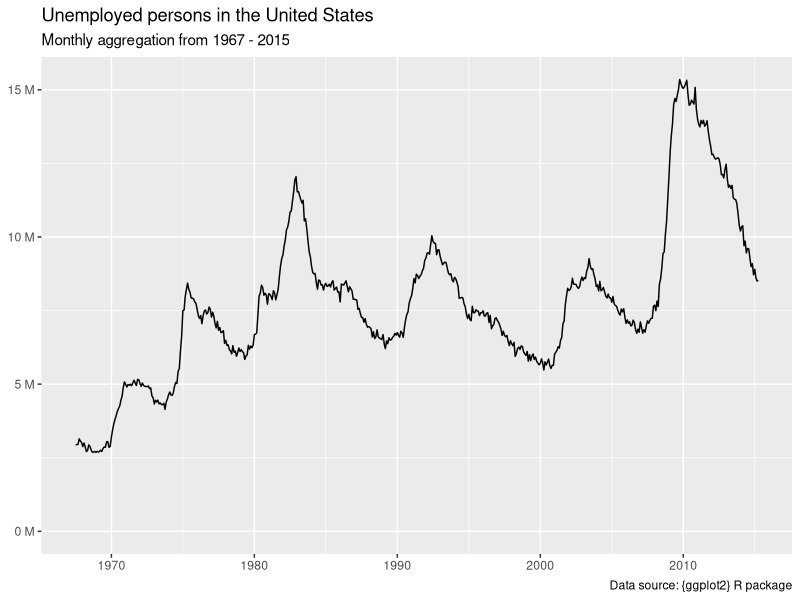
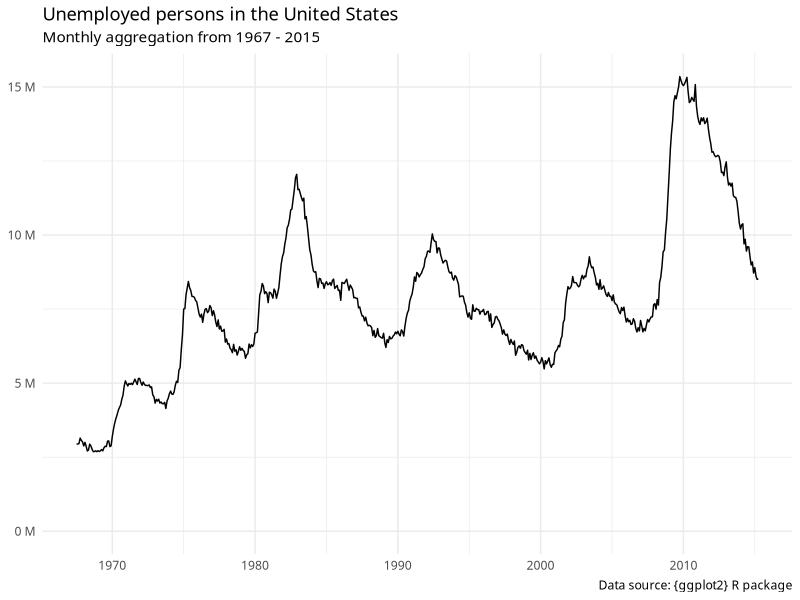
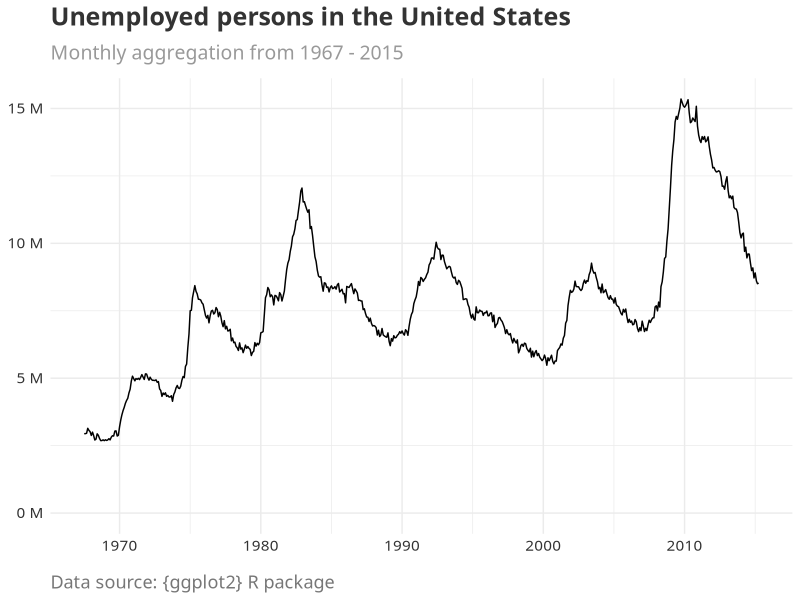
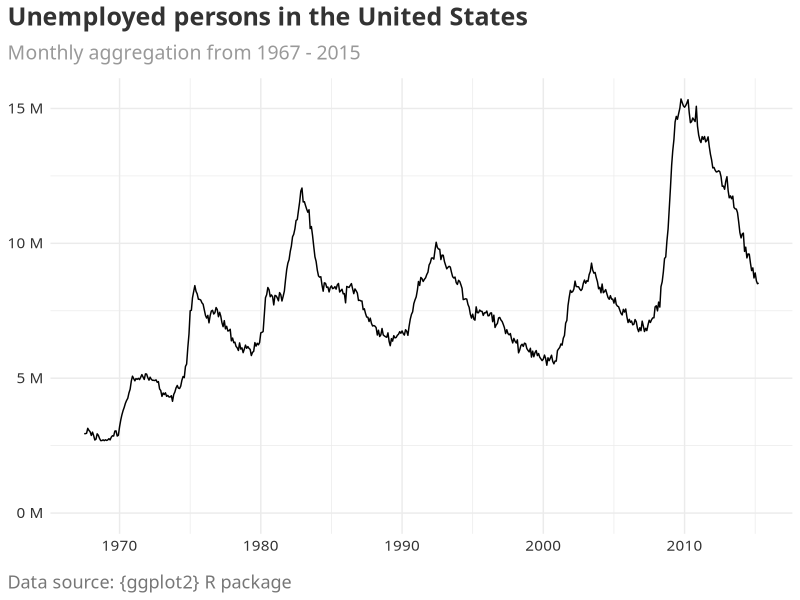
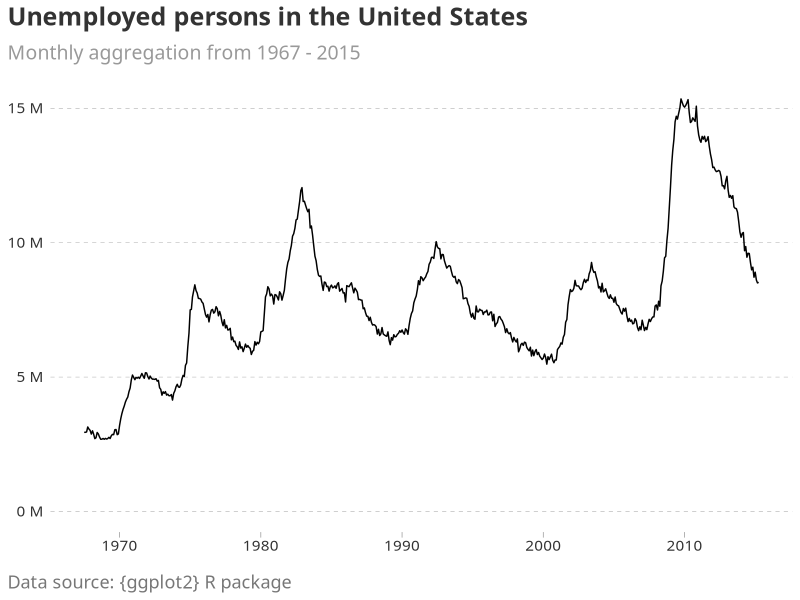
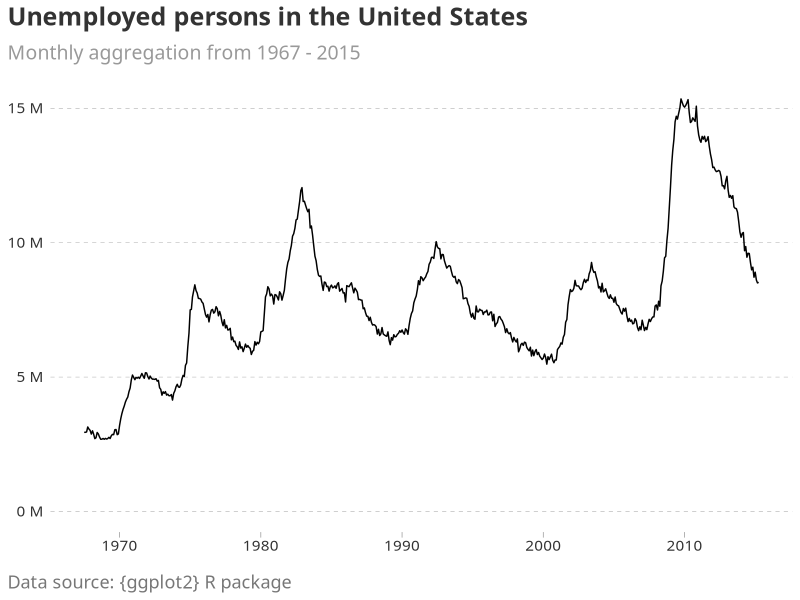
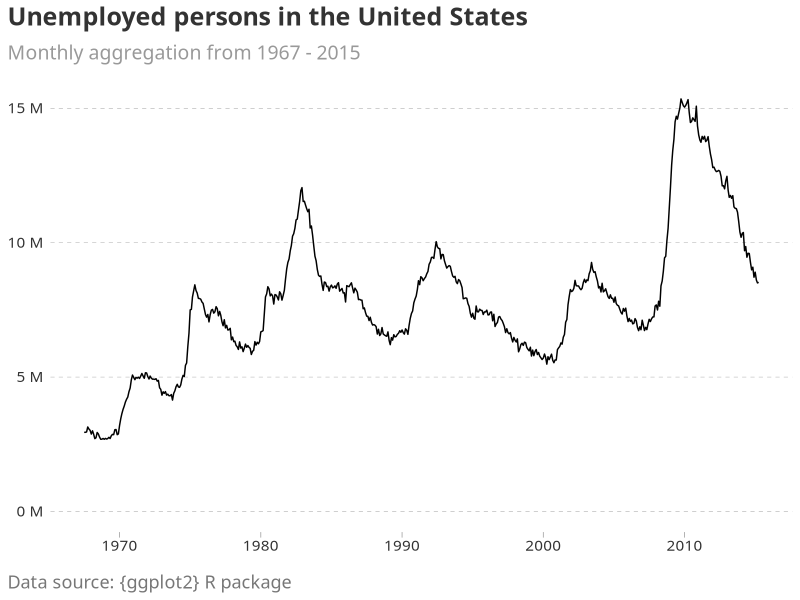
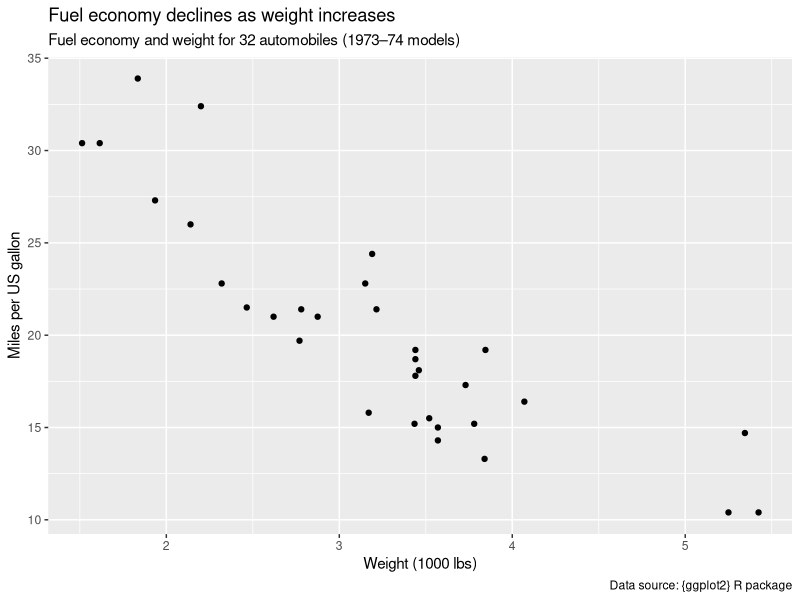

R code for these plots, in order:
## ---- chunk 1
#| include: false
library(ggplot2)
?theme
## ---- chunk 2
default_plot <- ggplot(economics, aes(date, unemploy)) +
  geom_line() +
  labs(
    title = "Unemployed persons in the United States",
    subtitle = "Monthly aggregation from 1967 - 2015",
    caption = "Data source: {ggplot2} R package",
    x = NULL,
    y = NULL
  ) +
  # Unemployment level is number of unemployed in thousands.
  # This declutters the figure by presenting the number of
  # unemployed in millions
  scale_y_continuous(
    labels = scales::label_number(
      scale = 0.001,
      suffix = " M"
    ),
    limits = c(0, max(economics$unemploy))
  )
## ---- chunk 3
#| echo: false
default_plot
## ---- chunk 4
nyt_plot <- default_plot +
  theme_minimal(
    base_family = "Libre Franklin"
  )
## ---- chunk 5
#| echo: false
nyt_plot
## ---- chunk 6
nyt_plot <- nyt_plot +
  theme(
    plot.title = element_text(
      size = 18,
      face = "bold",
      color = "#333333", # dark gray
      margin = margin(b = 10)
    ),
    plot.subtitle = element_text(
      size = 14,
      color = "#999999", # medium gray
      margin = margin(b = 10)
    ),
    plot.caption = element_text(
      size = 13,
      color = "#777777", # light gray
      margin = margin(t = 15),
      hjust = 0
    ),
    axis.text = element_text(
      size = 11,
      color = "#333333" # dark gray
    )
  )
## ---- chunk 7
#| echo: false
nyt_plot
## ---- chunk 8
nyt_plot <- nyt_plot +
  theme(
    plot.title.position = "plot",
    plot.caption.position = "plot"
  )
## ---- chunk 9
#| echo: false
nyt_plot
## ---- chunk 10
nyt_plot <- nyt_plot +
  theme(
    panel.grid.minor = element_blank(),
    panel.grid.major = element_line(
      linetype = "dashed",
      linewidth = 0.15,
      color = "#999999"
    ),
    panel.grid.major.x = element_blank(),
    axis.ticks.x = element_line(
      linetype = "solid",
      linewidth = 0.25,
      color = "#999999"
    ),
    axis.ticks.length.x = unit(4, units = "pt")
  )
## ---- chunk 11
#| echo: false
nyt_plot
## ---- chunk 12
theme_nyt <- function() {
  # Set base theme and font family =============================================
  theme_minimal(
    base_family = "Libre Franklin"
  ) +
    # Overwrite base theme defaults ============================================
    theme(
      # Text elements ==========================================================
      plot.title = element_text(
        size = 18,
        face = "bold",
        color = "#333333",
        margin = margin(b = 10)
      ),
      plot.subtitle = element_text(
        size = 14,
        color = "#999999",
        margin = margin(b = 10)
      ),
      plot.caption = element_text(
        size = 13,
        color = "#777777",
        margin = margin(t = 15),
        hjust = 0
      ),
      axis.text = element_text(
        size = 11,
        color = "#333333"
      ),
      plot.title.position = "plot",
      plot.caption.position = "plot",
      # Line elements ==========================================================
      panel.grid.minor = element_blank(),
      panel.grid.major = element_line(
        linetype = "dashed",
        linewidth = 0.15,
        color = "#999999"
      ),
      panel.grid.major.x = element_blank(),
      axis.ticks.x = element_line(
        linetype = "solid",
        linewidth = 0.25,
        color = "#999999"
      ),
      axis.ticks.length.x = unit(4, units = "pt")
    )
}
## ---- chunk 13
#| echo: false
default_plot +
  theme_nyt()
## ---- chunk 14
theme_nyt <- function(gridline_x = TRUE, gridline_y = TRUE) {
  gridline <- element_line(
    linetype = "dashed",
    linewidth = 0.15,
    color = "#999999"
  )

  gridline_x <- if (isTRUE(gridline_x)) {
    gridline
  } else {
    element_blank()
  }

  gridline_y <- if (isTRUE(gridline_y)) {
    gridline
  } else {
    element_blank()
  }

  # Set base theme and font family =============================================
  theme_minimal(
    base_family = "Libre Franklin"
  ) +
    # Overwrite base theme defaults ============================================
    theme(
      # Text elements ==========================================================
      plot.title = element_text(
        size = 18,
        face = "bold",
        color = "#333333",
        margin = margin(b = 10)
      ),
      plot.subtitle = element_text(
        size = 14,
        color = "#999999",
        margin = margin(b = 10)
      ),
      plot.caption = element_text(
        size = 13,
        color = "#777777",
        margin = margin(t = 15),
        hjust = 0
      ),
      axis.text = element_text(
        size = 11,
        color = "#333333"
      ),
      plot.title.position = "plot",
      plot.caption.position = "plot",
      # Line elements ==========================================================
      panel.grid.minor = element_blank(),
      panel.grid.major.x = gridline_x,
      panel.grid.major.y = gridline_y,
      axis.ticks.x = element_line(
        linetype = "solid",
        linewidth = 0.25,
        color = "#999999"
      ),
      axis.ticks.length.x = unit(4, units = "pt")
    )
}
## ---- chunk 15
#| echo: false
default_plot +
  theme_nyt(gridline_x = FALSE, gridline_y = TRUE)
## ---- chunk 16
mtcars_plot <- ggplot(mtcars, aes(wt, mpg)) +
  geom_point() +
  labs(
    title = "Fuel economy declines as weight increases",
    subtitle = "Fuel economy and weight for 32 automobiles (1973–74 models)",
    caption = "Data source: {ggplot2} R package",
    x = "Weight (1000 lbs)",
    y = "Miles per US gallon"
  )
## ---- chunk 17
#| echo: false
mtcars_plot
## ---- chunk 18
mtcars_plot <- mtcars_plot +
  theme_nyt(gridline_x = TRUE, gridline_y = TRUE)
## ---- chunk 19
#| echo: false
mtcars_plot
